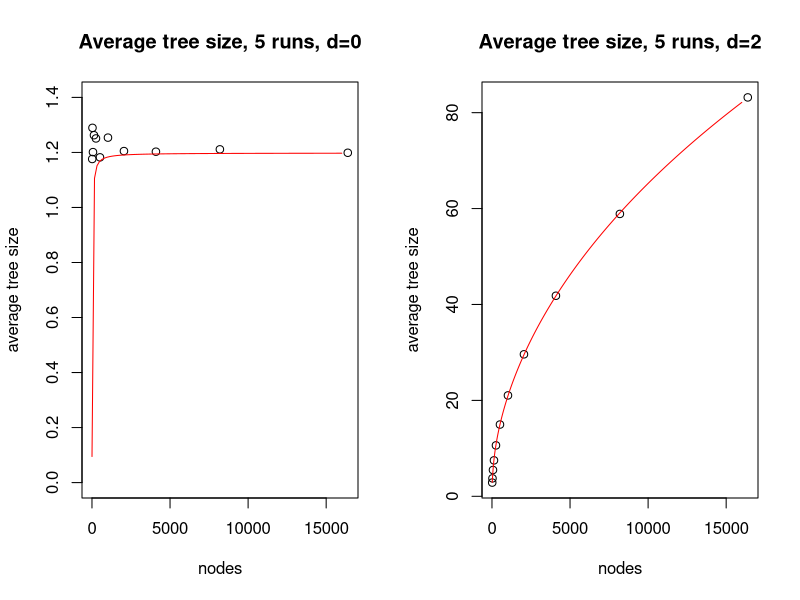
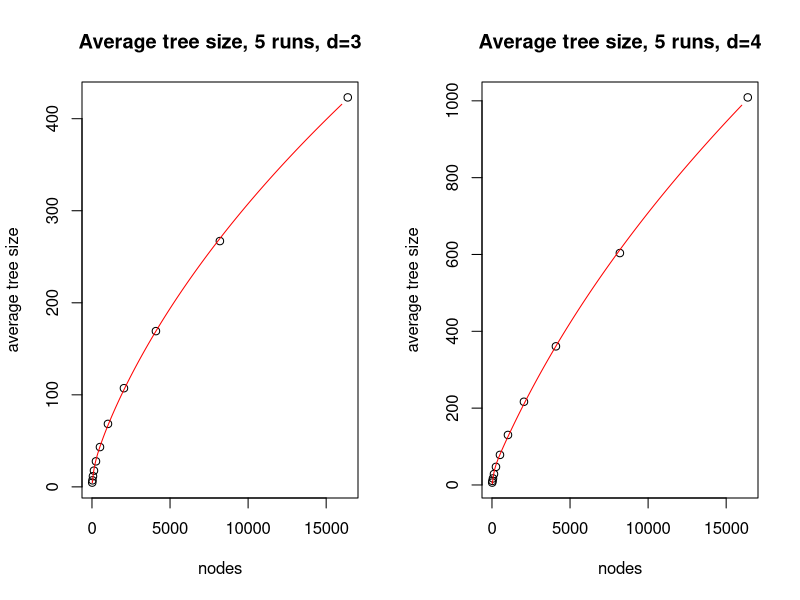
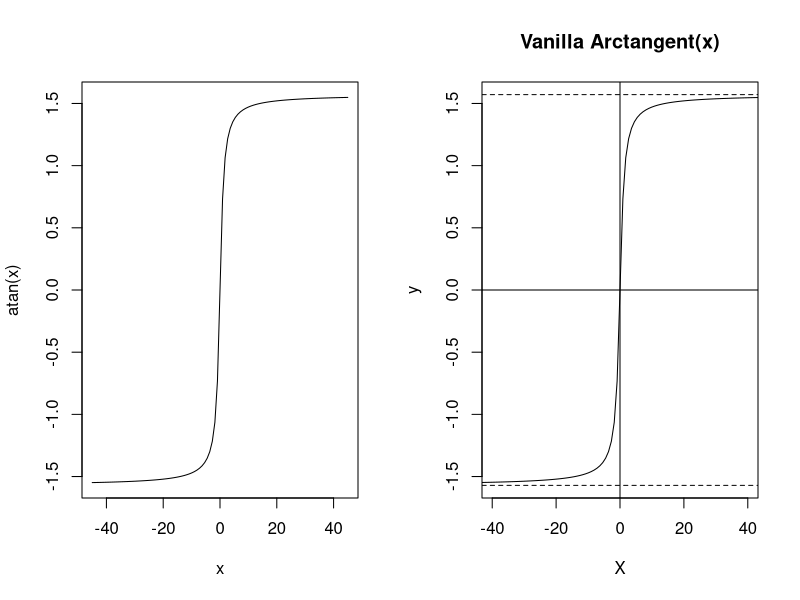
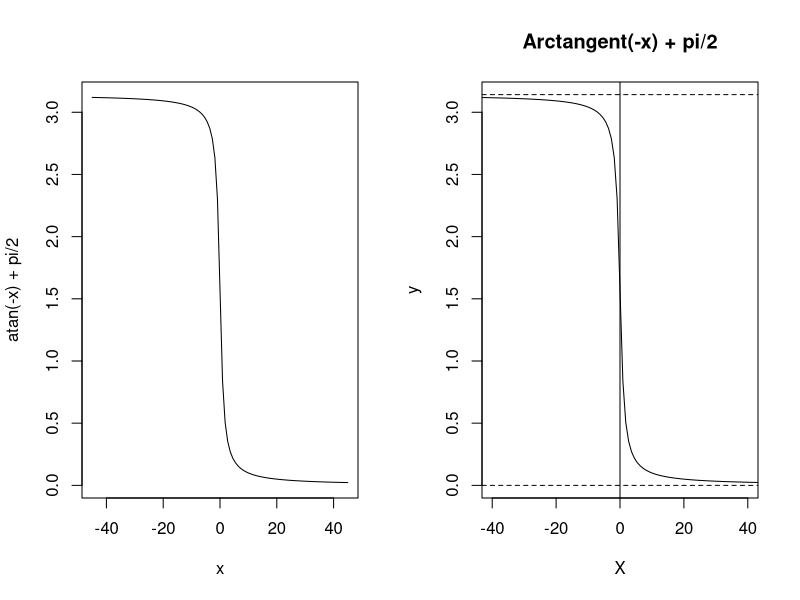
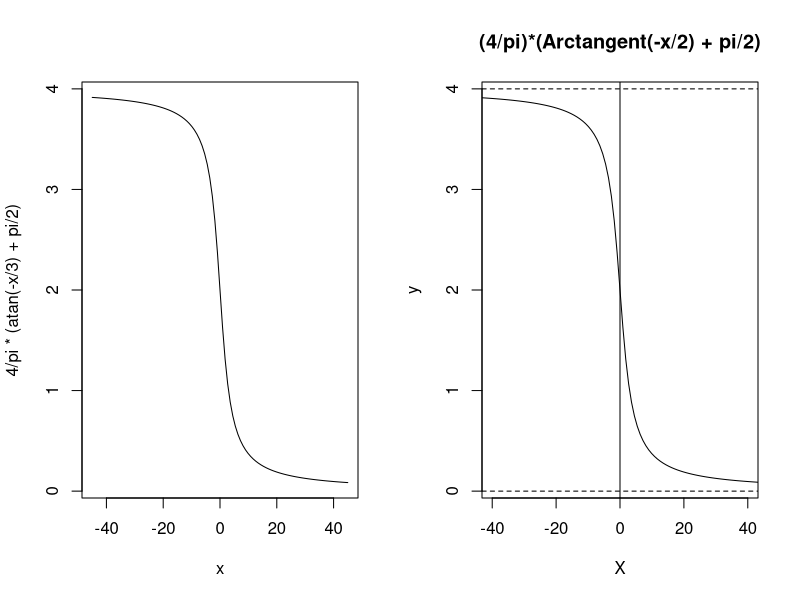
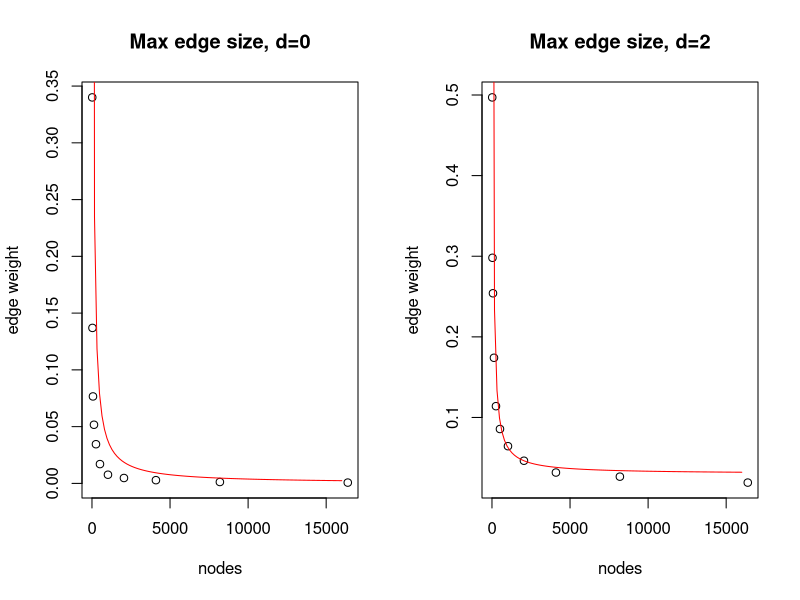
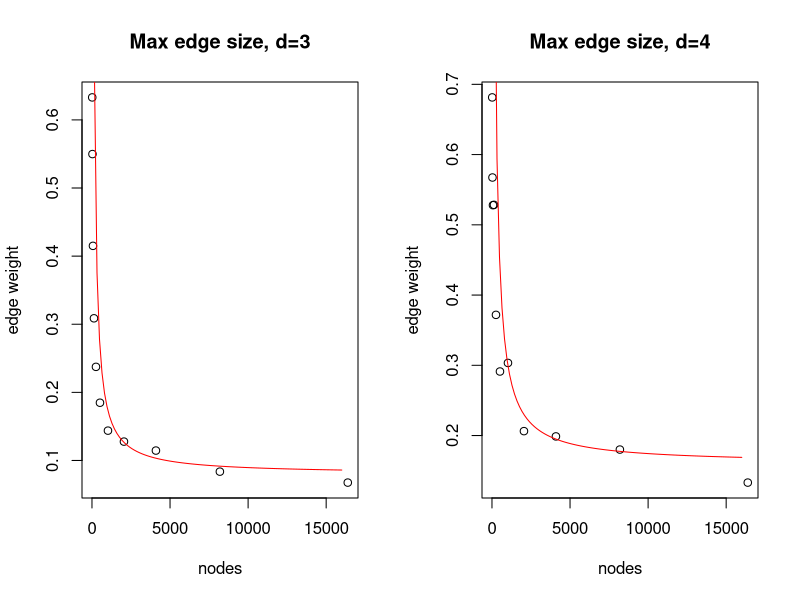
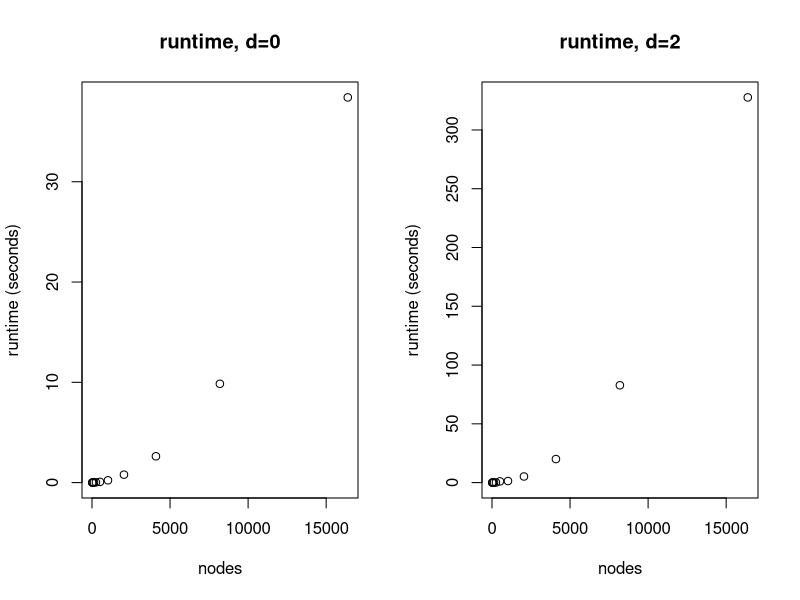

Source code (R) for these figures, in order:
## ---- chunk 1
# d = 0
x = c(16,32,64,128,256,512,1024,2048,4096,8192,16384)
y0 = c(1.1761516976976152, 1.2893791594683865, 1.2011415156545038, 1.2625970167532716, 1.2508610725981701, 1.1821490332236186, 1.2538311212322837,1.2049225953543985, 1.2026818013521898, 1.2112227573940526, 1.1987999451103029)

# d = 2
y2 = c(2.859971752205042, 3.741835235070977, 5.489154295536831, 7.496303082807269, 10.619540670775686, 14.964802591719781, 21.040327443505742, 29.607739776945582, 41.82266382000974, 58.884759462822345, 83.18002071228824)

# d = 3
y3 = c(4.659840488760341, 7.133291529472253, 11.590927872145325, 17.625159531916225, 27.760603800328834, 43.247524935394786, 68.4321011345506, 107.20985631396886, 169.21941242331545, 267.04187464717745, 423.11686250212784)

# d = 4
y4 = c(6.156334571526998, 10.577551767646812, 16.963940428354896, 28.485926374928717, 47.04827597259361, 78.28180749387901, 130.19475236633826, 216.600937504728, 360.83195135541087, 603.6963175409591, 1008.8890848383464)
## ---- chunk 2
par(mfrow=c(1,2))
plot(x,y0,ylim=c(0,1.4),ylab = 'average tree size', xlab = 'nodes',
     main = 'Average tree size, 5 runs, d=0')
curve(.75*atan(x/20)+.02,from=2, to =16000,col='red',add=TRUE)

plot(x,y2,ylab = 'average tree size', xlab = 'nodes',
     main = 'Average tree size, 5 runs, d=2')
model2 = lm(y2~poly(log(x),4,raw=TRUE))
test = seq(16,16000,1)
vals= predict(model2,list(x = test))
lines(test,vals,col='red')
## ---- chunk 3
par(mfrow=c(1,2))
plot(x,y3,ylab = 'average tree size', xlab = 'nodes',
     main = 'Average tree size, 5 runs, d=3')
model3 = lm(y3~poly(log(x),4,raw=TRUE))
test = seq(16,16000,1)
vals= predict(model3,list(x = test))
lines(test,vals,col='red')

plot(x,y4,ylab = 'average tree size', xlab = 'nodes',
     main = 'Average tree size, 5 runs, d=4')
model4 = lm(y4~poly(log(x),4,raw=TRUE))
test = seq(16,16000,1)
vals= predict(model4,list(x = test))
lines(test,vals,col='red')
## ---- chunk 4
plot(curve(atan(x), from=-45, to=45),xlim=c(-40,40),
     type='l',xlab="X",ylab="y",main="Vanilla Arctangent(x)")
abline(v=0)
abline(h=0)
abline(h=pi/2, lty=2)
abline(h=-pi/2, lty=2)
## ---- chunk 5
plot(curve(atan(-x)+pi/2, from=-45, to=45),xlim=c(-40,40),
     type='l',xlab="X",ylab="y",main="Arctangent(-x) + pi/2")
abline(v=0)
abline(h=0, lty=2)
abline(h=pi, lty=2)
## ---- chunk 6
plot(curve(4/pi*(atan(-x/3)+pi/2), from=-45, to=45),xlim=c(-40,40),
     type='l',xlab="X",ylab="y",main="(4/pi)*(Arctangent(-x/2) + pi/2)")
abline(v=0)
abline(h=0, lty=2)
abline(h=4, lty=2)
## ---- chunk 7
y0 = c(0.3400149310355898, 0.1369654371267507, 0.0766013703918006, 0.05166156780009534, 0.03450585230327807, 0.01700032980212829, 0.007636573427697746, 0.004752657563726892, 0.002843524893660798, 0.0012263764848782222, 0.0007029643572269428)
y2 = c(0.49700727995966326, 0.2980751627287141, 0.2540554938495211, 0.17405003474016104, 0.11401667263363004, 0.08568559433081759, 0.06438714250452654, 0.04634966943492177, 0.03172059598839271, 0.026590282883345022, 0.019232107099199234)
y3 = c(0.6330031148843387, 0.5498232748051404, 0.4150841270269425, 0.30871665669525744, 0.2374499083701159, 0.18478302674141103, 0.14379926202304796, 0.12771658182029552, 0.11455778759673739, 0.08361918318479254, 0.06753415145190123)
y4 = c(0.6813856548833109,0.5673670123978358,0.5279571807152447,0.5284341610145022,0.3718192072923492,0.2911852878506642,0.3033865546337661,0.2062859629548089,0.19876949772880462,0.1800504851416741,0.13303175233407574)

par(mfrow=c(1,2))
plot(x,y0, xlab = 'nodes',ylab = 'edge weight', main = 'Max edge size, d=0')
curve((3/pi)*(atan(-x/20)+pi/2)*2,from=2, to =16000,col='red',add=TRUE)

plot(x,y2, xlab = 'nodes',ylab = 'edge weight', main = 'Max edge size, d=2')
curve((3/pi)*(atan(-x/35)+pi/2)+0.03,from=2, to =16000, add=TRUE,col='red')

plot(x,y3, xlab = 'nodes',ylab = 'edge weight', main = 'Max edge size, d=3')
curve((10/pi)*(atan(-x/30)+pi/2)+0.08,from=2, to =16000, add=TRUE,col='red')

plot(x,y4, xlab = 'nodes',ylab = 'edge weight', main = 'Max edge size, d=4')
curve((5/pi)*(atan(-x/90)+pi/2)+0.16,from=2, to =16000, add=TRUE,col='red')
## ---- chunk 8
y0 = c(0.001385000000000025, 0.004056000000000004, 0.006791000000000047, 0.012427000000000021, 0.028332000000000024, 0.07329400000000003, 0.22835999999999995, 0.79093, 2.624345, 9.853193000000001, 38.410444)
y2 = c(0.0010130000000003747, 0.0030989999999988527, 0.008869999999994604, 0.025455000000000894, 0.08362499999999784, 1.0456080000000014, 1.334620000000001, 5.201846000000003, 20.010974000000004, 82.798501, 327.699589)
y3 = c(0.0026419999999802712, 0.005560000000002674, 0.0105829999999969, 0.03440499999999247, 0.11828499999995756, 0.39876499999996895, 1.6079859999999826, 6.416526000000033, 25.43127800000002, 101.78053699999998, 413.8965300000001)
y4 = c(0.002410000000054424, 0.0047559999998156854, 0.014128999999911684, 0.039420999999947526, 0.12845999999990454, 0.4249720000000252, 1.6997339999998076, 6.839534999999842, 27.931145000000015, 109.77722000000017, 489.96768799999995)

par(mfrow=c(1,2))
plot(x,y0,xlab = 'nodes',ylab = 'runtime (seconds)', main = 'runtime, d=0')
plot(x,y2,xlab = 'nodes',ylab = 'runtime (seconds)', main = 'runtime, d=2')
plot(x,y3,xlab = 'nodes',ylab = 'runtime (seconds)', main = 'runtime, d=3')
plot(x,y4,xlab = 'nodes',ylab = 'runtime (seconds)', main = 'runtime, d=4')
